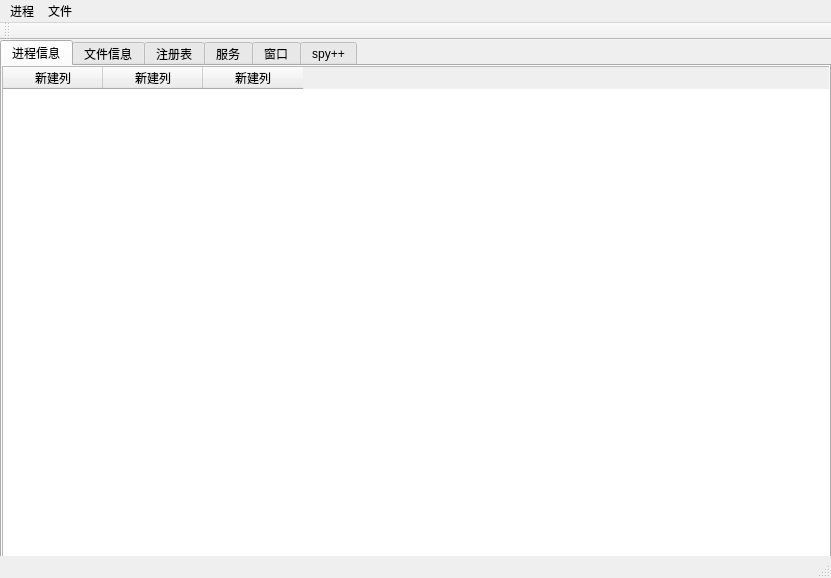
<?xml version="1.0" encoding="UTF-8"?>
<ui version="4.0">
 <class>MainWindow</class>
 <widget class="QMainWindow" name="MainWindow">
  <property name="geometry">
   <rect>
    <x>0</x>
    <y>0</y>
    <width>831</width>
    <height>578</height>
   </rect>
  </property>
  <property name="windowTitle">
   <string>MainWindow</string>
  </property>
  <widget class="QWidget" name="centralWidget">
   <widget class="QTabWidget" name="tabWidget">
    <property name="geometry">
     <rect>
      <x>0</x>
      <y>0</y>
      <width>831</width>
      <height>541</height>
     </rect>
    </property>
    <property name="currentIndex">
     <number>0</number>
    </property>
    <widget class="QWidget" name="tab_process">
     <attribute name="title">
      <string>进程信息</string>
     </attribute>
     <widget class="QTableWidget" name="tableWidget">
      <property name="geometry">
       <rect>
        <x>0</x>
        <y>0</y>
        <width>831</width>
        <height>491</height>
       </rect>
      </property>
      <property name="autoFillBackground">
       <bool>false</bool>
      </property>
      <column>
       <property name="text">
        <string>新建列</string>
       </property>
      </column>
      <column>
       <property name="text">
        <string>新建列</string>
       </property>
      </column>
      <column>
       <property name="text">
        <string>新建列</string>
       </property>
      </column>
     </widget>
    </widget>
    <widget class="QWidget" name="tab_file">
     <attribute name="title">
      <string>文件信息</string>
     </attribute>
     <widget class="QTableWidget" name="tw_file">
      <property name="geometry">
       <rect>
        <x>110</x>
        <y>40</y>
        <width>721</width>
        <height>451</height>
       </rect>
      </property>
      <column>
       <property name="text">
        <string>新建列</string>
       </property>
      </column>
      <column>
       <property name="text">
        <string>新建列</string>
       </property>
      </column>
      <column>
       <property name="text">
        <string>新建列</string>
       </property>
      </column>
      <column>
       <property name="text">
        <string>新建列</string>
       </property>
      </column>
     </widget>
     <widget class="QPushButton" name="pb_file">
      <property name="enabled">
       <bool>false</bool>
      </property>
      <property name="geometry">
       <rect>
        <x>0</x>
        <y>70</y>
        <width>101</width>
        <height>23</height>
       </rect>
      </property>
      <property name="text">
       <string>返回上一级</string>
      </property>
     </widget>
     <widget class="QComboBox" name="cb_file">
      <property name="geometry">
       <rect>
        <x>0</x>
        <y>40</y>
        <width>101</width>
        <height>22</height>
       </rect>
      </property>
     </widget>
     <widget class="QLabel" name="label">
      <property name="geometry">
       <rect>
        <x>20</x>
        <y>10</y>
        <width>91</width>
        <height>21</height>
       </rect>
      </property>
      <property name="text">
       <string>请选择盘符</string>
      </property>
     </widget>
     <widget class="QLabel" name="label_2">
      <property name="geometry">
       <rect>
        <x>110</x>
        <y>10</y>
        <width>81</width>
        <height>21</height>
       </rect>
      </property>
      <property name="text">
       <string>当前目录</string>
      </property>
     </widget>
     <widget class="QLabel" name="label_cur_dir">
      <property name="geometry">
       <rect>
        <x>180</x>
        <y>0</y>
        <width>611</width>
        <height>31</height>
       </rect>
      </property>
      <property name="text">
       <string>c:\</string>
      </property>
     </widget>
    </widget>
    <widget class="QWidget" name="tab_reg">
     <attribute name="title">
      <string>注册表</string>
     </attribute>
     <widget class="QTableWidget" name="tw_regkey">
      <property name="geometry">
       <rect>
        <x>200</x>
        <y>0</y>
        <width>631</width>
        <height>471</height>
       </rect>
      </property>
      <column>
       <property name="text">
        <string>新建列</string>
       </property>
      </column>
      <column>
       <property name="text">
        <string>新建列</string>
       </property>
      </column>
      <column>
       <property name="text">
        <string>新建列</string>
       </property>
      </column>
     </widget>
     <widget class="QTreeWidget" name="tv_regkey">
      <property name="geometry">
       <rect>
        <x>0</x>
        <y>0</y>
        <width>201</width>
        <height>471</height>
       </rect>
      </property>
      <column>
       <property name="text">
        <string notr="true">1</string>
       </property>
      </column>
     </widget>
     <widget class="QPushButton" name="pb_delete">
      <property name="geometry">
       <rect>
        <x>0</x>
        <y>470</y>
        <width>91</width>
        <height>31</height>
       </rect>
      </property>
      <property name="text">
       <string>删除</string>
      </property>
     </widget>
     <widget class="QPushButton" name="pb_add">
      <property name="geometry">
       <rect>
        <x>100</x>
        <y>470</y>
        <width>91</width>
        <height>31</height>
       </rect>
      </property>
      <property name="text">
       <string>增加</string>
      </property>
     </widget>
     <widget class="QTextEdit" name="txt_key">
      <property name="geometry">
       <rect>
        <x>200</x>
        <y>470</y>
        <width>104</width>
        <height>31</height>
       </rect>
      </property>
     </widget>
     <widget class="QTextEdit" name="txt_value">
      <property name="geometry">
       <rect>
        <x>410</x>
        <y>470</y>
        <width>411</width>
        <height>31</height>
       </rect>
      </property>
     </widget>
     <widget class="QLabel" name="label_3">
      <property name="geometry">
       <rect>
        <x>310</x>
        <y>470</y>
        <width>101</width>
        <height>31</height>
       </rect>
      </property>
      <property name="text">
       <string>REG_SZ</string>
      </property>
      <property name="alignment">
       <set>Qt::AlignCenter</set>
      </property>
     </widget>
    </widget>
    <widget class="QWidget" name="tab_ser">
     <attribute name="title">
      <string>服务</string>
     </attribute>
     <widget class="QTableWidget" name="tw_service">
      <property name="geometry">
       <rect>
        <x>130</x>
        <y>0</y>
        <width>691</width>
        <height>461</height>
       </rect>
      </property>
      <column>
       <property name="text">
        <string>新建列</string>
       </property>
      </column>
      <column>
       <property name="text">
        <string>新建列</string>
       </property>
      </column>
      <column>
       <property name="text">
        <string>新建列</string>
       </property>
      </column>
      <column>
       <property name="text">
        <string>新建列</string>
       </property>
      </column>
     </widget>
     <widget class="QPushButton" name="pb_start_svc">
      <property name="geometry">
       <rect>
        <x>10</x>
        <y>30</y>
        <width>75</width>
        <height>31</height>
       </rect>
      </property>
      <property name="text">
       <string>开始</string>
      </property>
     </widget>
     <widget class="QPushButton" name="pb_stop_svc">
      <property name="geometry">
       <rect>
        <x>10</x>
        <y>70</y>
        <width>75</width>
        <height>31</height>
       </rect>
      </property>
      <property name="text">
       <string>停止</string>
      </property>
     </widget>
    </widget>
    <widget class="QWidget" name="tab_win">
     <attribute name="title">
      <string>窗口</string>
     </attribute>
     <widget class="QTreeWidget" name="tw_wnd">
      <property name="geometry">
       <rect>
        <x>0</x>
        <y>51</y>
        <width>161</width>
        <height>441</height>
       </rect>
      </property>
      <column>
       <property name="text">
        <string notr="true">1</string>
       </property>
      </column>
     </widget>
     <widget class="QComboBox" name="cb_select_wnd">
      <property name="geometry">
       <rect>
        <x>0</x>
        <y>30</y>
        <width>161</width>
        <height>21</height>
       </rect>
      </property>
     </widget>
     <widget class="QLabel" name="label_4">
      <property name="geometry">
       <rect>
        <x>0</x>
        <y>9</y>
        <width>161</width>
        <height>21</height>
       </rect>
      </property>
      <property name="text">
       <string>从所有窗口中选择</string>
      </property>
     </widget>
     <widget class="QLabel" name="label_5">
      <property name="geometry">
       <rect>
        <x>440</x>
        <y>0</y>
        <width>381</width>
        <height>31</height>
       </rect>
      </property>
      <property name="text">
       <string>&lt;----拖动这个选择窗口</string>
      </property>
     </widget>
     <widget class="QSplitter" name="splitter">
      <property name="geometry">
       <rect>
        <x>170</x>
        <y>30</y>
        <width>651</width>
        <height>461</height>
       </rect>
      </property>
      <property name="orientation">
       <enum>Qt::Horizontal</enum>
      </property>
      <widget class="QWidget" name="verticalLayoutWidget">
       <layout class="QVBoxLayout" name="verticalLayout">
        <item>
         <widget class="QLabel" name="label_6">
          <property name="text">
           <string>窗口标题</string>
          </property>
         </widget>
        </item>
        <item>
         <widget class="QLabel" name="label_7">
          <property name="text">
           <string>窗口类名</string>
          </property>
         </widget>
        </item>
        <item>
         <widget class="QLabel" name="label_9">
          <property name="text">
           <string>窗口句柄</string>
          </property>
         </widget>
        </item>
        <item>
         <widget class="QLabel" name="label_13">
          <property name="text">
           <string>标识(ID)</string>
          </property>
         </widget>
        </item>
        <item>
         <widget class="QLabel" name="label_10">
          <property name="text">
           <string>窗口矩形</string>
          </property>
         </widget>
        </item>
        <item>
         <widget class="QLabel" name="label_12">
          <property name="text">
           <string>实例句柄</string>
          </property>
         </widget>
        </item>
        <item>
         <widget class="QLabel" name="label_11">
          <property name="text">
           <string>客户矩形</string>
          </property>
         </widget>
        </item>
       </layout>
      </widget>
      <widget class="QWidget" name="verticalLayoutWidget_2">
       <layout class="QVBoxLayout" name="verticalLayout_2">
        <item>
         <widget class="QLabel" name="lb_title">
          <property name="text">
           <string>窗口标题</string>
          </property>
         </widget>
        </item>
        <item>
         <widget class="QLabel" name="lb_class_name">
          <property name="text">
           <string>窗口类名</string>
          </property>
         </widget>
        </item>
        <item>
         <widget class="QLabel" name="lb_handle">
          <property name="text">
           <string>窗口句柄</string>
          </property>
         </widget>
        </item>
        <item>
         <widget class="QLabel" name="lb_id">
          <property name="text">
           <string>标识(ID)</string>
          </property>
         </widget>
        </item>
        <item>
         <widget class="QLabel" name="lb_wnd_rect">
          <property name="text">
           <string>窗口矩形</string>
          </property>
         </widget>
        </item>
        <item>
         <widget class="QLabel" name="lb_instance">
          <property name="text">
           <string>实例句柄</string>
          </property>
         </widget>
        </item>
        <item>
         <widget class="QLabel" name="lb_custom_rect">
          <property name="text">
           <string>客户矩形</string>
          </property>
         </widget>
        </item>
       </layout>
      </widget>
     </widget>
     <widget class="QPushButton" name="lab_MouseStyle">
      <property name="geometry">
       <rect>
        <x>394</x>
        <y>0</y>
        <width>31</width>
        <height>31</height>
       </rect>
      </property>
      <property name="text">
       <string/>
      </property>
     </widget>
    </widget>
    <widget class="QWidget" name="tab_spy">
     <attribute name="title">
      <string>spy++</string>
     </attribute>
    </widget>
   </widget>
  </widget>
  <widget class="QMenuBar" name="menuBar">
   <property name="geometry">
    <rect>
     <x>0</x>
     <y>0</y>
     <width>831</width>
     <height>23</height>
    </rect>
   </property>
   <widget class="QMenu" name="menu">
    <property name="title">
     <string>进程</string>
    </property>
    <addaction name="action_process"/>
   </widget>
   <widget class="QMenu" name="menu_2">
    <property name="title">
     <string>文件</string>
    </property>
    <addaction name="action_file"/>
   </widget>
   <addaction name="menu"/>
   <addaction name="menu_2"/>
  </widget>
  <widget class="QToolBar" name="mainToolBar">
   <property name="allowedAreas">
    <set>Qt::LeftToolBarArea|Qt::RightToolBarArea|Qt::TopToolBarArea</set>
   </property>
   <attribute name="toolBarArea">
    <enum>TopToolBarArea</enum>
   </attribute>
   <attribute name="toolBarBreak">
    <bool>false</bool>
   </attribute>
  </widget>
  <widget class="QStatusBar" name="statusBar"/>
  <action name="action_process">
   <property name="text">
    <string>显示进程列表快照</string>
   </property>
  </action>
  <action name="action_file">
   <property name="text">
    <string>显示文件</string>
   </property>
  </action>
 </widget>
 <layoutdefault spacing="6" margin="11"/>
 <resources/>
 <connections/>
</ui>
